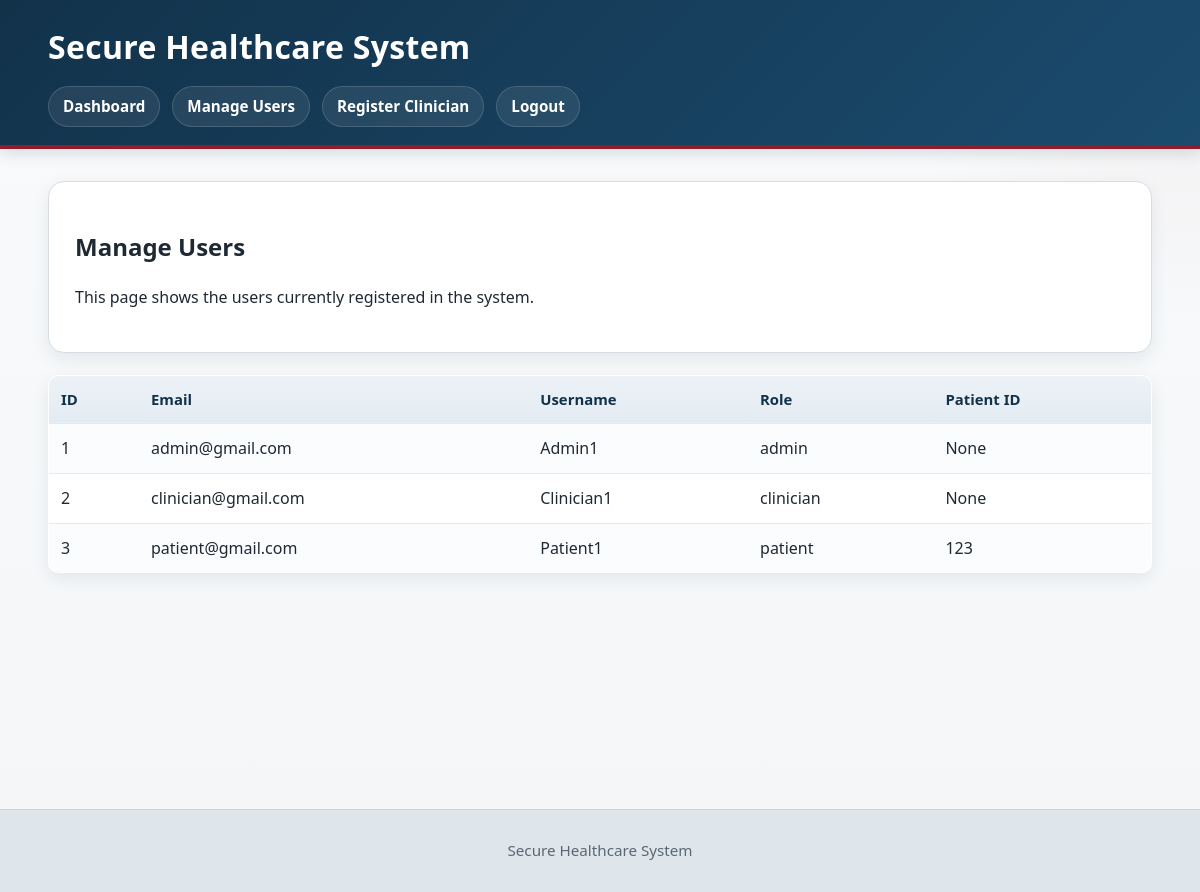
/manage_users (signed in), run on an earlier commit of the app's database.
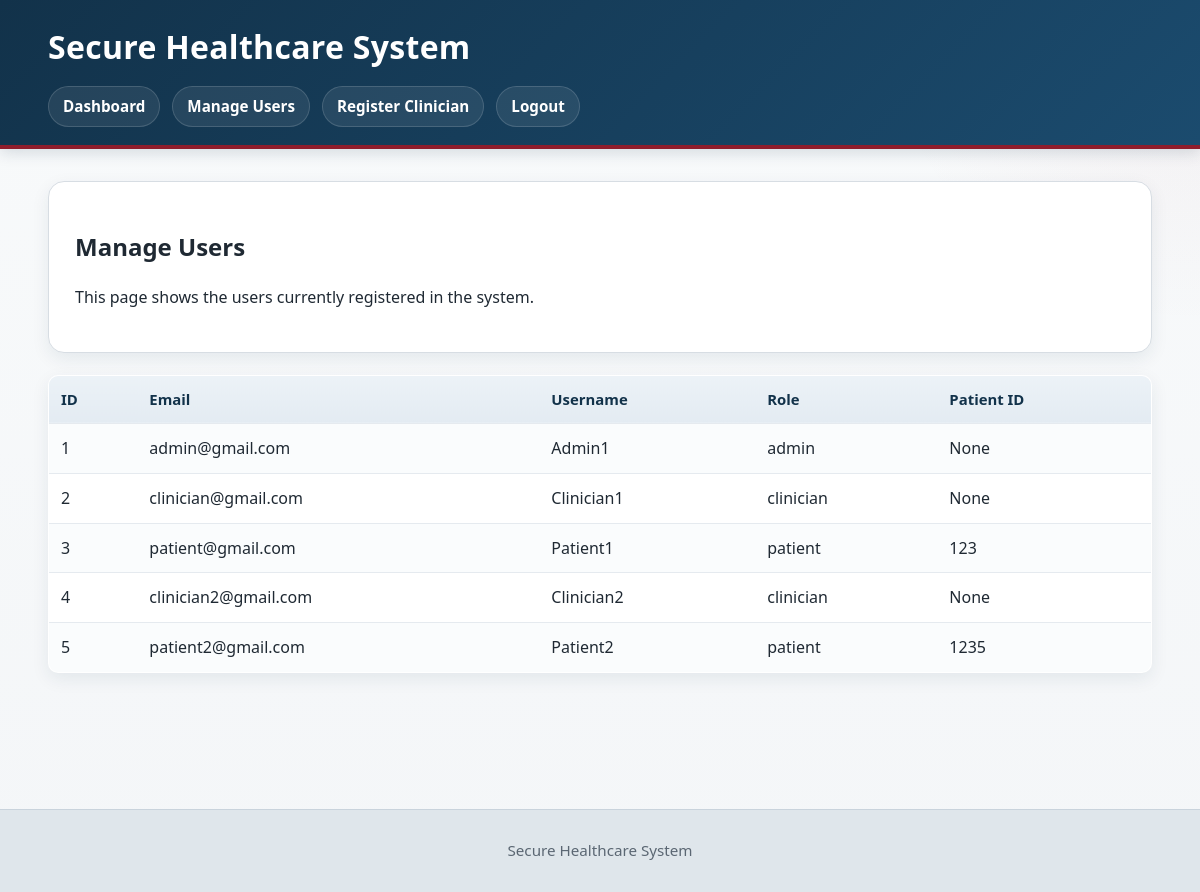
And on a later commit of the database.
### tables this page shows
CREATE TABLE users (
            id INTEGER PRIMARY KEY AUTOINCREMENT,
            email TEXT UNIQUE NOT NULL,
            username TEXT UNIQUE NOT NULL,
            password TEXT NOT NULL,
            role TEXT NOT NULL,
            patient_id TEXT
        );

### app.py (the view)
@app.route("/manage_users")
def manage_users():
    if not is_logged_in():
        flash("Please log in first.")
        return redirect(url_for("login"))
    if not has_allowed_role(["admin"]):
        flash("Only admin can manage users.")
        return redirect(url_for("dashboard"))
    users = get_all_users()
    return render_template("manage_users.html", users=users)

### app.py (called while the page is built)
def is_logged_in():
    return "email" in session

def has_allowed_role(allowed_roles):
    email = session.get("email")
    if not email:
        return False
    return get_user_role(email) in allowed_roles

### auth.py (called while the page is built)
def get_user_role(email):
    conn = sqlite3.connect(DATABASE)
    cursor = conn.cursor()
    cursor.execute("SELECT role FROM users WHERE email = ?", (email,))
    result = cursor.fetchone()
    conn.close()
    if result:
        return result[0]
    return None

def get_all_users():
    conn = sqlite3.connect(DATABASE)
    cursor = conn.cursor()
    cursor.execute("""
        SELECT id, email, username, role, patient_id
        FROM users
        ORDER BY id ASC
    """)
    rows = cursor.fetchall()
    conn.close()
    return rows

### templates/manage_users.html
{% extends "base.html" %}
{% block content %}
<div class="card">
    <h2>Manage Users</h2>
    <p>This page shows the users currently registered in the system.</p>
</div>
{% if users %}
<table>
    <tr>
        <th>ID</th>
        <th>Email</th>
        <th>Username</th>
        <th>Role</th>
        <th>Patient ID</th>
    </tr>
    {% for user in users %}
    <tr>
        <td>{{ user[0] }}</td>
        <td>{{ user[1] }}</td>
        <td>{{ user[2] }}</td>
        <td>{{ user[3] }}</td>
        <td>{{ user[4] }}</td>
    </tr>
    {% endfor %}
</table>
{% else %}
<p>No users found.</p>
{% endif %}
{% endblock %}

### templates/base.html (shortened to what this page needs)
<!DOCTYPE html>
<html>
<head>
    <link rel="stylesheet" href="{{ url_for('static', filename='style.css') }}">
</head>
<body>
<header class="site-header">
    <div class="container">
        <h1 class="site-title">Secure Healthcare System</h1>
        {% if session.email %}
        <nav class="site-nav">
            <a href="/dashboard">Dashboard</a>
            {% if session.role == "admin" %}
                <a href="/manage_users">Manage Users</a>
                <a href="/register_clinician">Register Clinician</a>
            {% endif %}
            <a href="/logout">Logout</a>
        </nav>
        {% endif %}
    </div>
</header>
<main class="container">
    {% block content %}
    {% endblock %}
</main>
<footer class="site-footer">
    <div class="container">
        <p>Secure Healthcare System</p>
    </div>
</footer>
</body>
</html>

### static/style.css (style rules this page uses)
:root { --bg-main: #f4f6f8; --bg-panel: #ffffff; --bg-soft: #eef2f5; --text-main: #1f2933; --text-muted: #5b6773; --text-light: #ffffff; --brand-primary: #12324a; --brand-secondary: #8f1d2c; --brand-accent: #d97b29; --brand-success: #2d6a4f; --brand-danger: #b42318; --brand-border: #d7dde3; --shadow-soft: 0 6px 18px rgba(18, 50, 74, 0.08); --shadow-hover: 0 10px 24px rgba(18, 50, 74, 0.12); --radius-sm: 6px; --radius-md: 10px; --radius-lg: 16px; --spacing-xs: 6px; --spacing-sm: 10px; --spacing-md: 16px; --spacing-lg: 24px; --spacing-xl: 36px; }
* { box-sizing: border-box; }
html { scroll-behavior: smooth; }
body { margin: 0; font-family: "Segoe UI", Arial, sans-serif; background: radial-gradient(circle at top right, rgba(143, 29, 44, 0.05), transparent 22%), linear-gradient(180deg, #f8fafb 0%, var(--bg-main) 100%); color: var(--text-main); line-height: 1.55; }
.container { width: min(1120px, 92%); margin: 0 auto; }
.site-header { background: linear-gradient(135deg, var(--brand-primary) 0%, #1b4b6e 100%); color: var(--text-light); padding: 22px 0 18px; border-bottom: 4px solid var(--brand-secondary); box-shadow: 0 4px 14px rgba(18, 50, 74, 0.15); }
.site-title { margin: 0; font-size: 2rem; font-weight: 700; letter-spacing: 0.3px; }
.site-nav { margin-top: 14px; display: flex; gap: 12px; flex-wrap: wrap; }
.site-nav a { display: inline-block; color: var(--text-light); text-decoration: none; padding: 8px 14px; border-radius: 999px; background: rgba(255, 255, 255, 0.08); border: 1px solid rgba(255, 255, 255, 0.15); transition: 0.2s ease; font-weight: 600; font-size: 0.95rem; }
main { padding: 32px 0; min-height: calc(100vh - 180px); }
.site-footer { margin-top: 40px; background: #dfe6eb; border-top: 1px solid #c9d3dc; color: var(--text-muted); padding: 14px 0; text-align: center; font-size: 0.95rem; }
.card { background: var(--bg-panel); padding: 26px; border: 1px solid var(--brand-border); border-radius: var(--radius-lg); margin-bottom: 22px; box-shadow: var(--shadow-soft); }
table { width: 100%; border-collapse: collapse; background: var(--bg-panel); border: 1px solid var(--brand-border); border-radius: var(--radius-md); overflow: hidden; box-shadow: var(--shadow-soft); margin-bottom: 24px; }
table th, table td { padding: 12px 12px; text-align: left; border-bottom: 1px solid #e5eaef; vertical-align: top; }
table th { background: linear-gradient(180deg, #ecf2f7 0%, #e3ebf2 100%); color: var(--brand-primary); font-size: 0.93rem; }
table tr:nth-child(even) td { background: #fafcfd; }

What changed in the data, as far as the page shows it:
added users: id "4", email "clinician2@gmail.com", username "Clinician2", role "clinician", user "None"
added users: id "5", email "patient2@gmail.com", username "Patient2", role "patient", patient "1235"
